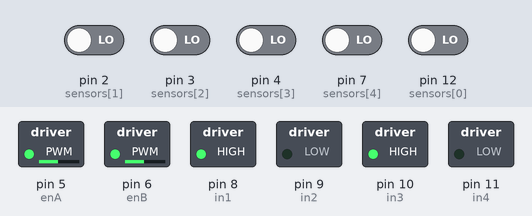
Bench run of a sketch on a simulated Arduino Uno, built with avr-gcc and run on an emulated ATmega328P. On the bench: switched loads named in the sketch (green lamp = pin HIGH). The test bench sets the inputs (shaded band); at power-on: pin 2 (sensors[1]), pin 3 (sensors[2]), pin 4 (sensors[3]), pin 7 (sensors[4]), pin 12 (sensors[0]) LOW.

Above: at 1.2 s.
1.3 s: pin 2 (sensors[1]) driven HIGH
At 1.9 s:
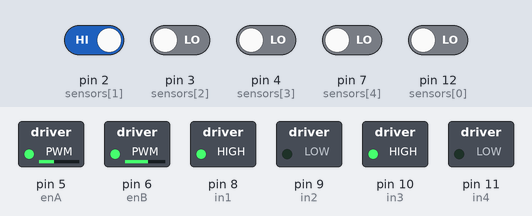
2.8 s: pin 4 (sensors[3]) driven HIGH
At 3.1 s:
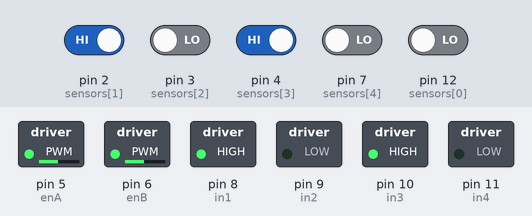
4.3 s: pin 7 (sensors[4]) driven HIGH
At 5.5 s:
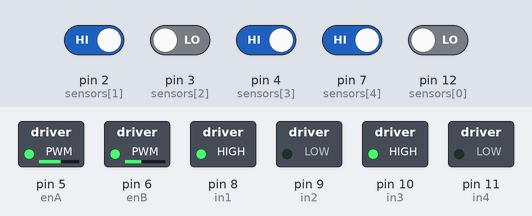
5.8 s: pin 3 (sensors[2]) driven HIGH
At 6.7 s:
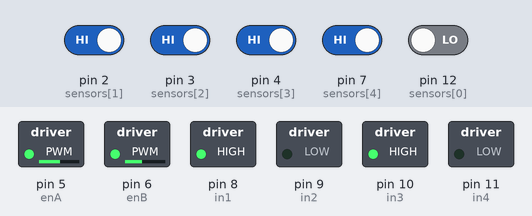
7.3 s: pin 12 (sensors[0]) driven HIGH
At 7.9 s:
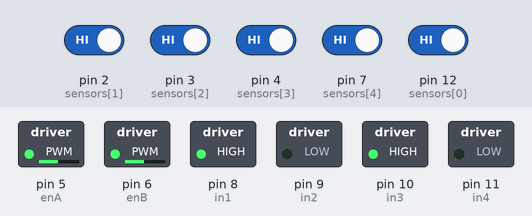
Timing chart, 0 to 9.8 s (numbered marks = the images above; inputs shaded):
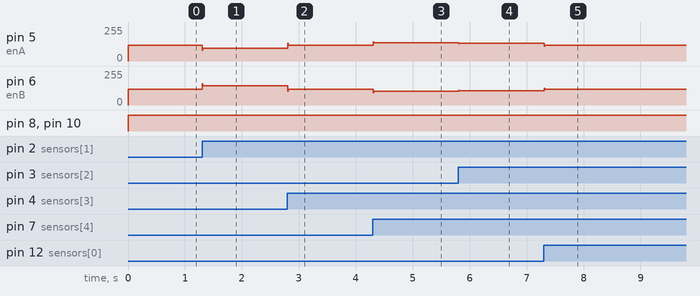

Measured:
- after the input at 1.3 s, pin 5 (enA): 120/255 → 95/255 at once; pin 6 (enB): 120/255 → 145/255 at once
- after the input at 2.8 s, pin 5 (enA): 95/255 → 120/255 at once; pin 6 (enB): 145/255 → 120/255 at once
- after the input at 4.3 s, pin 5 (enA): 120/255 → 136/255 at once; pin 6 (enB): 120/255 → 103/255 at once
- after the input at 5.8 s, pin 5 (enA): 136/255 → 132/255 at once; pin 6 (enB): 103/255 → 107/255 at once
- after the input at 7.3 s, pin 5 (enA): 132/255 → 120/255 at once; pin 6 (enB): 107/255 → 120/255 at once

The sketch:

LineFollowerBot_Code.ino
```cpp
int sensors[5] = {12,2,3,4,7};

// Motor pins
int enA = 5;  // Left motor
int in1 = 8;
int in2 = 9;
int enB = 6;  // Right motor
int in3 = 10;
int in4 = 11;

// PID constants (tune these)
float Kp = 25;
float Ki = 0;
float Kd = 15;

// PID variables
float error = 0, lastError = 0, integral = 0;
int baseSpeed = 120;  // Actual motor speed

void setup() {
  for (int i = 0; i < 5; i++) pinMode(sensors[i], INPUT);

  pinMode(enA, OUTPUT); pinMode(enB, OUTPUT);
  pinMode(in1, OUTPUT); pinMode(in2, OUTPUT);
  pinMode(in3, OUTPUT); pinMode(in4, OUTPUT);
}

void loop() {
  // IR values
  int s[5];
  for (int i = 0; i < 5; i++) s[i] = digitalRead(sensors[i]);

  // Calculate weighted position
  int weights[5] = {-2, -1, 0, 1, 2};
  int sum = 0, weightedSum = 0;
  for (int i = 0; i < 5; i++) {
    weightedSum += s[i] * weights[i];
    sum += s[i];
  }

  // Avoid division by zero (line lost)
  float position = 0;
  if (sum != 0) position = (float)weightedSum / sum;

  // Error = desired (0) - actual position
  error = 0 - position;

  // PID
  integral += error;
  float derivative = error - lastError;
  float correction = Kp * error + Ki * integral + Kd * derivative;
  lastError = error;

  // Calculate motor speeds
  int leftSpeed = baseSpeed - correction;
  int rightSpeed = baseSpeed + correction;

  leftSpeed = constrain(leftSpeed, 0, 255);
  rightSpeed = constrain(rightSpeed, 0, 255);

  moveMotors(leftSpeed, rightSpeed);
  delay(10);
}

void moveMotors(int leftSpeed, int rightSpeed) {
  // Left motor forward
  digitalWrite(in1, HIGH);
  digitalWrite(in2, LOW);
  analogWrite(enA, leftSpeed);

  // Right motor forward
  digitalWrite(in3, HIGH);
  digitalWrite(in4, LOW);
  analogWrite(enB, rightSpeed);
}
```
